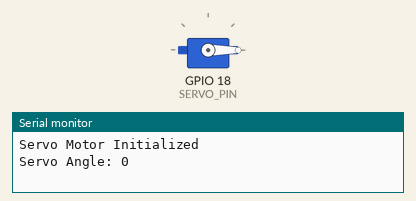
This sketch was run on a simulated ESP32. On the bench: servo, the last lines printed to the serial monitor. Servo pulses on a pin are drawn as a servo (544–2400 µs = 0–180°).

Above: at 0.05 s.
At 4.35 s:
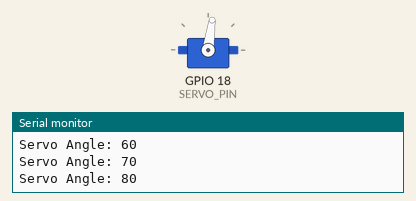
At 8.75 s:
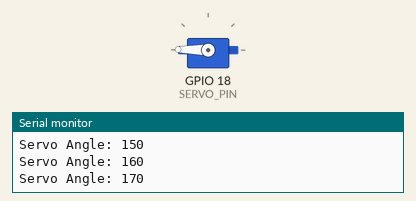
At 17.45 s:
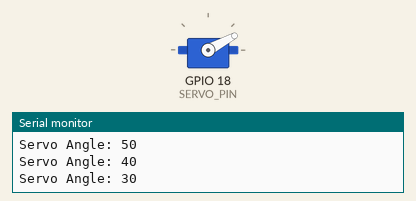
Timing chart, 0 to 24.7 s (numbered marks = the images above):
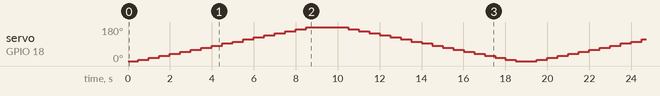

The sketch:

servo_motor_pwm.ino
```cpp
#include <Arduino.h>

#define SERVO_PIN 18   // GPIO18 controls the servo
#define PWM_CHANNEL 0
#define PWM_FREQ 50    // 50Hz PWM (Standard for servos)
#define PWM_RESOLUTION 16  // 16-bit resolution

void setup() {
    Serial.begin(9600);
    ledcSetup(PWM_CHANNEL, PWM_FREQ, PWM_RESOLUTION);
    ledcAttachPin(SERVO_PIN, PWM_CHANNEL);
    Serial.println("Servo Motor Initialized");
}

void setServoAngle(int angle) {
    int duty = map(angle, 0, 180, 1638, 8192);  // Convert angle to PWM duty cycle
    ledcWrite(PWM_CHANNEL, duty);
    Serial.print("Servo Angle: ");
    Serial.println(angle);
}

void loop() {
    for (int angle = 0; angle <= 180; angle += 10) {
        setServoAngle(angle);
        delay(500);
    }

    for (int angle = 180; angle >= 0; angle -= 10) {
        setServoAngle(angle);
        delay(500);
    }
}
```
